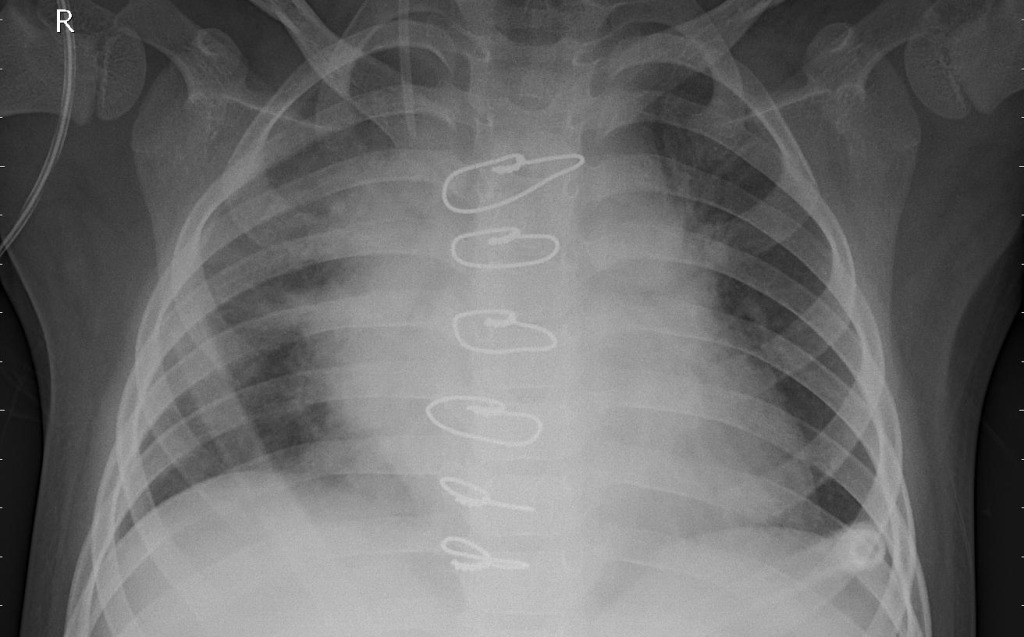
#> input picture backend/samples/bacterial_01.jpg, 1024 x 637 px
$ python -i lung_mask.py   (imports and definitions only)
#> lines starting #> are read from the running program, lines starting #| are printed output that depends on the picture; after the words box and inside, x2 and y2 are one past the last pixel; in counts of white or black regions, pixels touching at a corner belong together
"""Simple lung-field mask used to measure where Grad-CAM attention falls.

This is deliberately lightweight (no segmentation network): an anatomical template
of two ellipses, refined per side by the convex hull of dark (air-filled) pixels.
Using the convex hull keeps consolidated (bright) regions inside the lung field.
"""

from __future__ import annotations

import cv2
import numpy as np

# Template in normalised coords for a frontal CXR (image-left = patient's right lung).
_TEMPLATE = (
    # (cx, cy, half-width, half-height)
    (0.31, 0.50, 0.165, 0.33),
    (0.69, 0.51, 0.155, 0.32),
)


def template_mask(size: int) -> np.ndarray:
    """Two-ellipse anatomical lung template as a boolean (size, size) mask."""
    mask = np.zeros((size, size), dtype=np.uint8)
    for cx, cy, ax, ay in _TEMPLATE:
        cv2.ellipse(
            mask,
            (round(cx * size), round(cy * size)),
            (round(ax * size), round(ay * size)),
            0,
            0,
            360,
            1,
            -1,
        )
    return mask.astype(bool)


def estimate_lung_mask(img: np.ndarray, refine: bool = True) -> np.ndarray:
    """Estimate lung fields on a square uint8 grayscale image.

    Args:
        img: uint8 (N, N) image, e.g. the 224x224 model input.
        refine: refine the template with an Otsu/convex-hull step; falls back to the template
            when the refined region looks implausible.
    """
    size = img.shape[0]
    base = template_mask(size)
    if not refine:
        return base

    blurred = cv2.GaussianBlur(img, (0, 0), sigmaX=size / 112)
    search = cv2.dilate(base.astype(np.uint8), np.ones((size // 14, size // 14), np.uint8)).astype(bool)
    vals = blurred[search]
    if vals.size == 0:
        return base
    thresh, _ = cv2.threshold(vals.reshape(-1, 1), 0, 255, cv2.THRESH_BINARY + cv2.THRESH_OTSU)
    dark = ((blurred <= thresh) & search).astype(np.uint8)
    dark = cv2.morphologyEx(dark, cv2.MORPH_OPEN, np.ones((5, 5), np.uint8))

    refined = np.zeros_like(dark)
    half = size // 2
    for side_slice in (slice(0, half), slice(half, size)):
        part = np.zeros_like(dark)
        part[:, side_slice] = dark[:, side_slice]
        n, labels, stats, _ = cv2.connectedComponentsWithStats(part, connectivity=8)
        if n <= 1:
            continue
        largest = 1 + int(np.argmax(stats[1:, cv2.CC_STAT_AREA]))
        pts = np.column_stack(np.nonzero(labels == largest))[:, ::-1].astype(np.int32)
        hull = cv2.convexHull(pts)
        cv2.fillConvexPoly(refined, hull, 1)

    area, base_area = int(refined.sum()), int(base.sum())
    if not (0.45 * base_area <= area <= 1.6 * base_area):
        return base
    return refined.astype(bool)

>>> import cv2
>>> picture = cv2.imread('../../samples/bacterial_01.jpg')
#> picture is the input picture: shape (637, 1024, 3); min 0, max 255, mean 107.5
>>> result = estimate_lung_mask(picture)
#> after the loop in template_mask, `for cx, cy, ax, ay in _TEMPLATE:`:
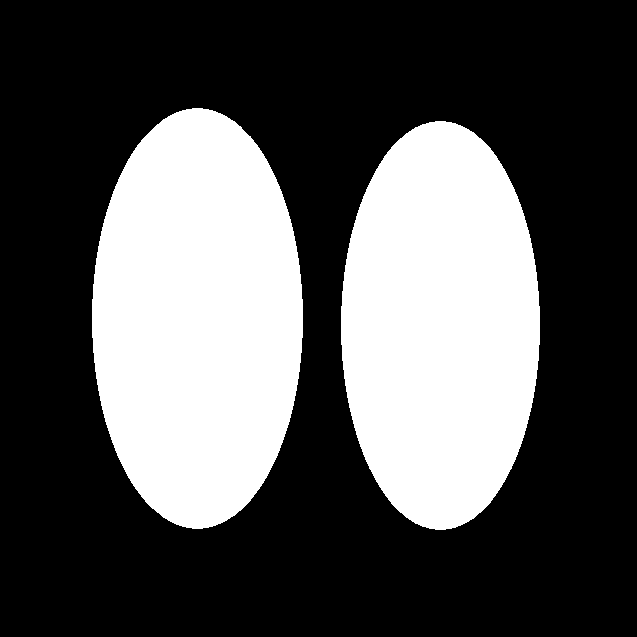
#> mask: shape (637, 637); values 0 (black) and 1 (white), 32.9% white; 2 white regions, box (x1, y1, x2, y2) and area: (92, 108, 303, 529) 69663, (341, 121, 540, 530) 63845
#> (the run stopped early here; a loop or call above may not have finished)

$ run again, on backend/samples/bacterial_02.jpg
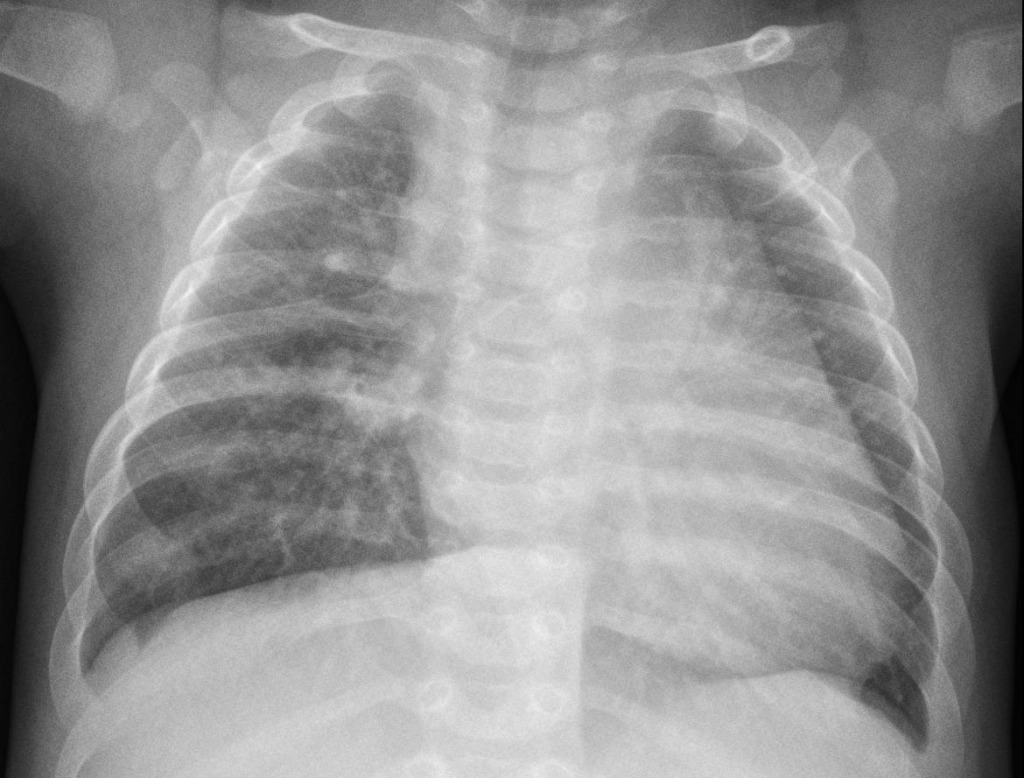
#> input picture backend/samples/bacterial_02.jpg, 1024 x 778 px
#> picture is the input picture: shape (778, 1024, 3); min 0, max 243, mean 146.6
#> after the loop in template_mask, `for cx, cy, ax, ay in _TEMPLATE:`:
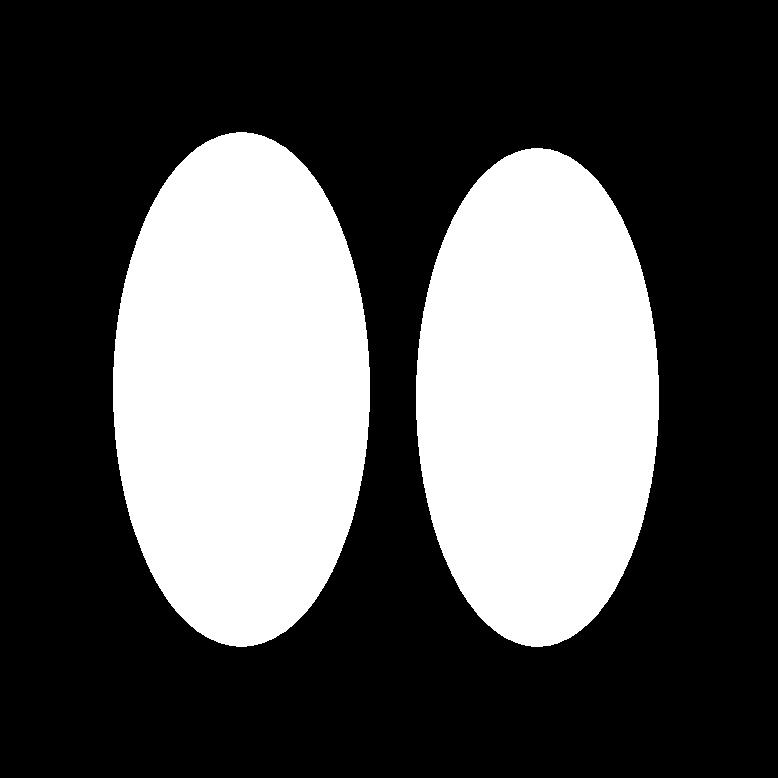
#> mask: shape (778, 778); values 0 (black) and 1 (white), 32.9% white; 2 white regions, box (x1, y1, x2, y2) and area: (113, 132, 370, 647) 103871, (416, 148, 659, 647) 95149

$ run again, on backend/samples/bacterial_adult.jpg
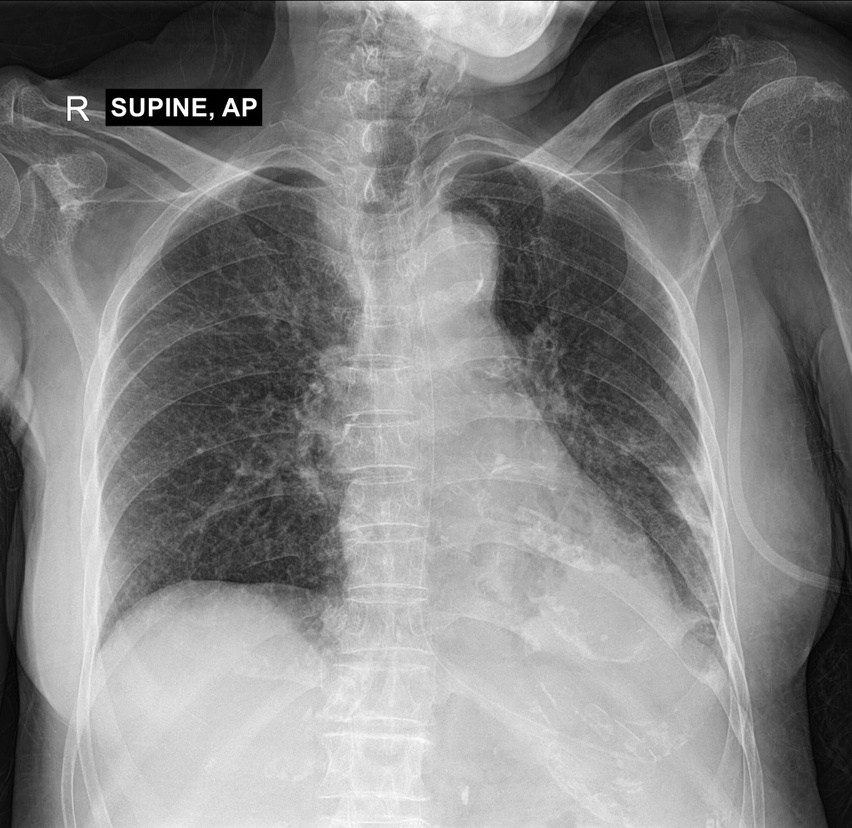
#> input picture backend/samples/bacterial_adult.jpg, 852 x 828 px, shrunk from 1024 x 995 before the run
#> picture is the input picture: shape (828, 852, 3); min 0, max 255, mean 130.1
#> after the loop in template_mask, `for cx, cy, ax, ay in _TEMPLATE:`:
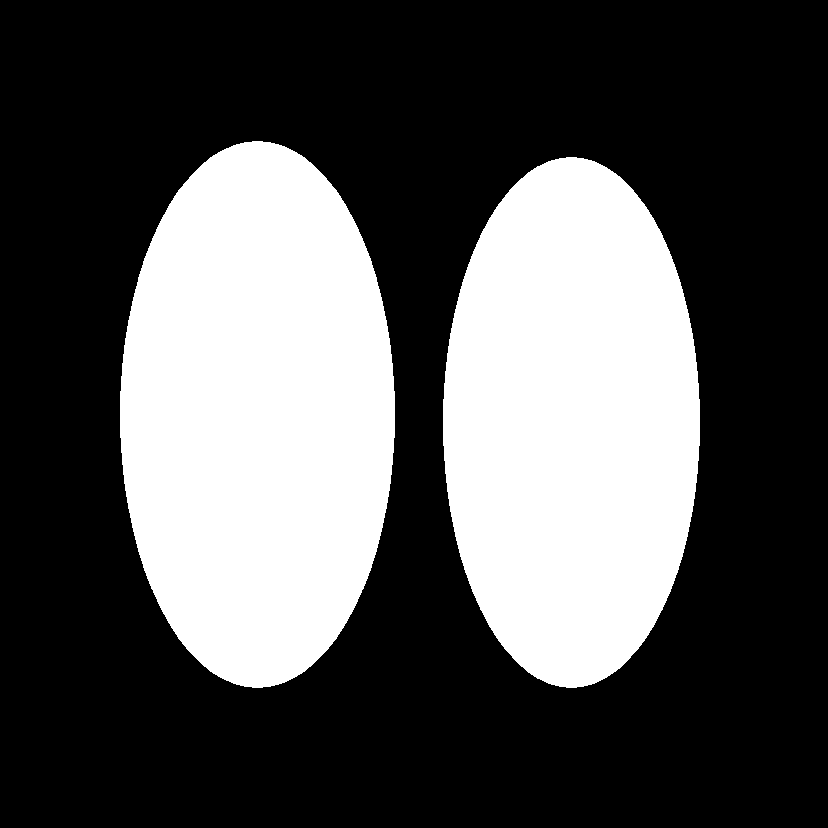
#> mask: shape (828, 828); values 0 (black) and 1 (white), 32.8% white; 2 white regions, box (x1, y1, x2, y2) and area: (120, 141, 395, 688) 118000, (443, 157, 700, 688) 107007
#> in estimate_lung_mask, `blurred = cv2.GaussianBlur(img, (0, 0), sigmaX=size / 112)`:
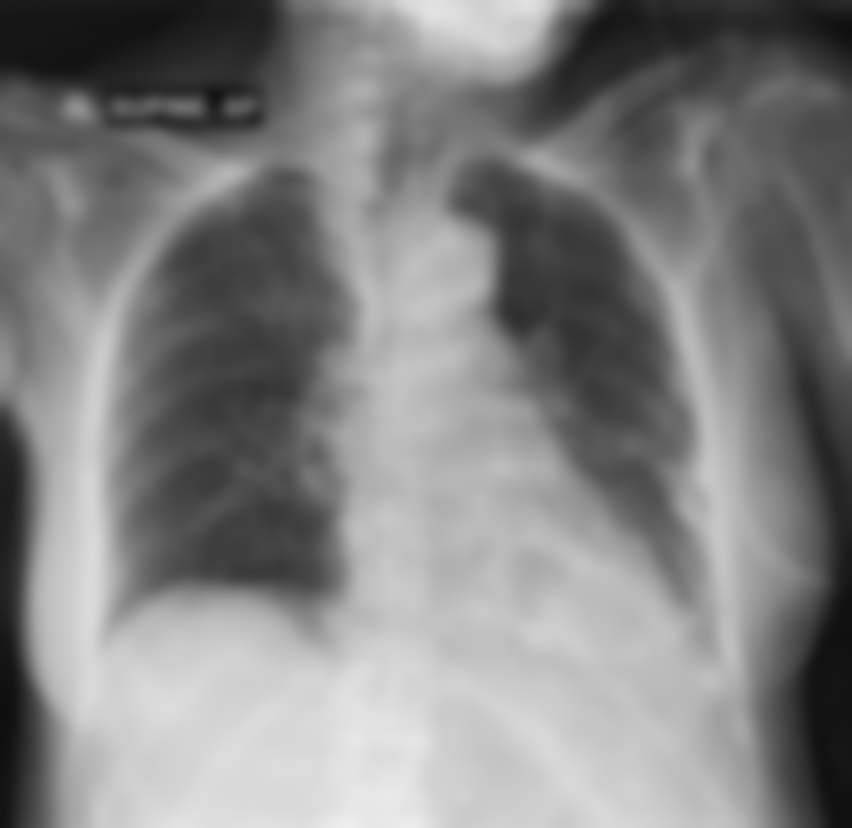
#> blurred: shape (828, 852, 3); min 14, max 237, mean 130.1
